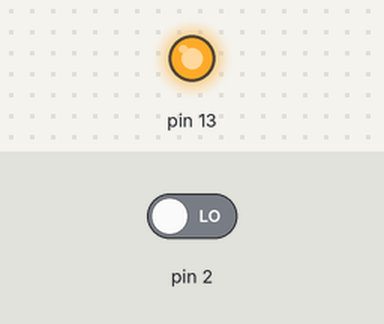
Recording of a sketch running on a simulated Arduino Uno, built with avr-gcc and run on an emulated ATmega328P. Shown: output pins drawn as LEDs (lit = HIGH). The inputs (shaded band) are chosen by the test bench; at power-on: pin 2 LOW.

Above: at 1.2 s.
1.3 s: pin 2 driven HIGH
At 2.2 s:
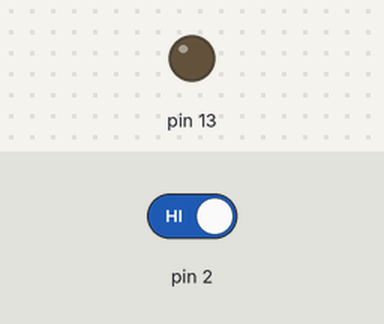
2.8 s: pin 2 driven LOW
At 3.3 s:
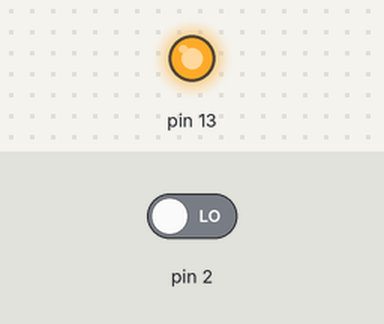
Timing chart, 0 to 5.8 s (numbered marks = the images above; inputs shaded):
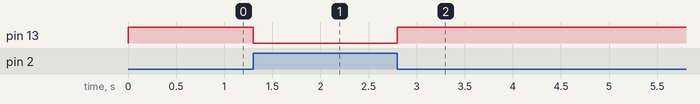

Measured:
- after the input at 1.3 s, pin 13: HIGH → LOW at once
- after the input at 2.8 s, pin 13: LOW → HIGH at once

The sketch:

Sensor_input.ino
```cpp
void setup(){
  pinMode(2,INPUT);
  pinMode(13,OUTPUT);
}

void loop(){
  int x = digitalRead(2);
  if(x>0){
    digitalWrite(13,LOW);
  }
  else{
    digitalWrite(13,HIGH);
  }
}
```
